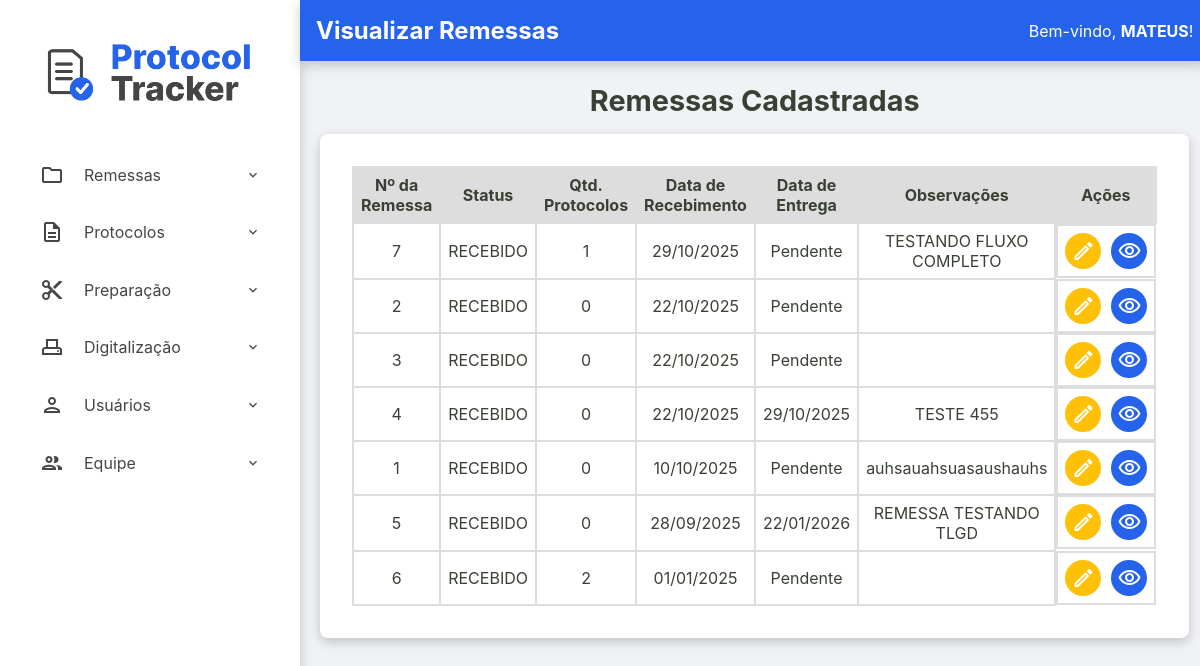
The app's page /admin/remessas/visualizar-remessas (signed in), older data.
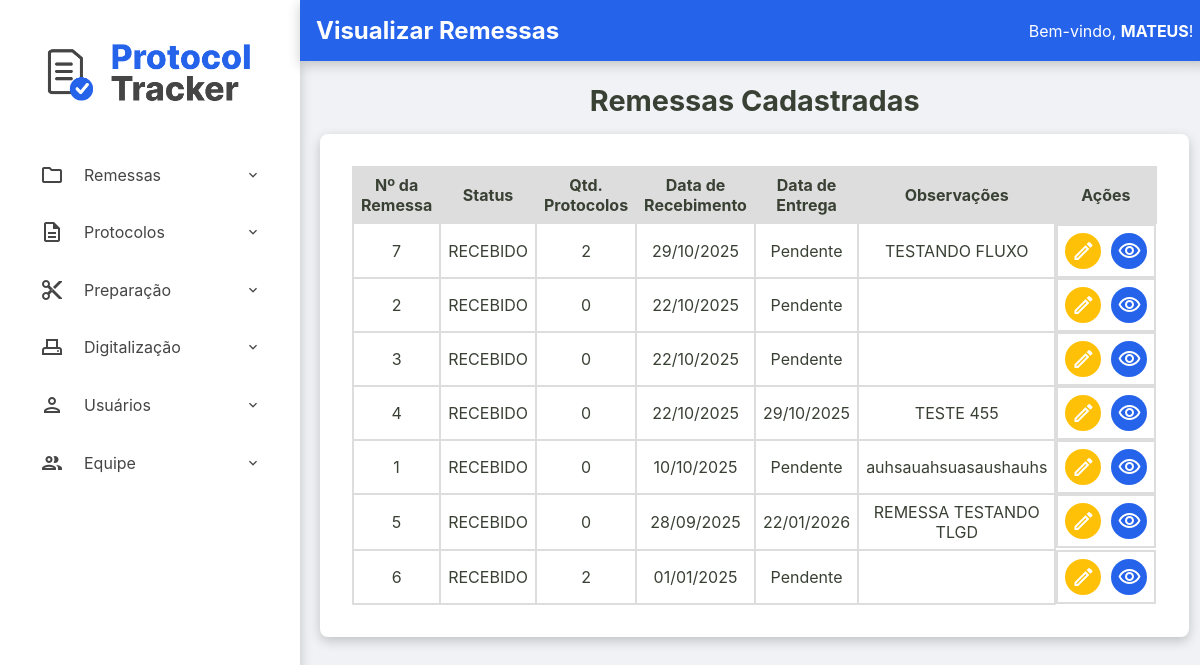
The same page, newer data.
### tables this page shows
CREATE TABLE remessas (
    numero_remessa INTEGER PRIMARY KEY, -- SQLite vai gerenciar o autoincremento aqui
    id TEXT NOT NULL UNIQUE, -- Seu ID de texto continua sendo obrigatório e único
    data_recebimento TEXT NOT NULL,
    data_entrega TEXT NULL,
    status TEXT NOT NULL DEFAULT 'RECEBIDO',
    quantidade_protocolos INTEGER NULL CHECK (quantidade_protocolos >= 0),
    id_administrador INTEGER NOT NULL,
    observacoes TEXT NULL,
    FOREIGN KEY (id_administrador) REFERENCES usuarios (id)
  );

### src/Controller/Admin/RemessaController.php (called while the page is built, shortened)
<?php
class RemessaController
{
    public function exibirRemessas(?string $erro = null)
    {
        try {
            $listaRemessas = $this->remessaRepository->all();
            require __DIR__ . '/../../../templates/admin/visualizar-remessas.php';
        } catch (Exception $e) {
            $this->home($e->getMessage());
        }
    }
}

### src/Repository/RemessaRepository.php (called while the page is built, shortened)
<?php
class RemessaRepository implements RemessaRepositoryInterface
{
    private PDO $connection;
    public function __construct(PDO $connection)
    {
        $this->connection = $connection;
    }
    public function all(): array
    {
        $sqlQuery = "SELECT * FROM remessas ORDER BY data_recebimento DESC;";
        $stmt = $this->connection->query($sqlQuery);
        return $this->hidrataLista($stmt);
    }
    private function hidrataLista(PDOStatement $stmt): array
    {
        $listaDeRemessas = [];
        while($dadosRemessa = $stmt->fetch()){
            $listaDeRemessas[] = Remessa::fromArray($dadosRemessa);
        }
        return $listaDeRemessas;
    }
}

### src/Model/Remessa.php (called while the page is built, shortened)
<?php
class Remessa {
    public function getId(): string { return $this->id; }
    public function getNumeroRemessa(): int { return $this->numero_remessa; }
    public function getDataRecebimento(): DateTimeImmutable { return $this->data_recebimento; }
    public function getDataEntrega(): ?DateTimeImmutable { return $this->data_entrega; }
    public function getStatus(): string { return $this->status; }
    public function getQuantidadeProtocolos(): ?int { return $this->quantidade_protocolos; }
    public function getObservacoes(): ?string { return $this->observacoes; }
    public static function fromArray(array $array): self
    {
        try {
            $data_recebimento = new DateTimeImmutable($array['data_recebimento']);
            $data_entrega = isset($array['data_entrega']) ? new DateTimeImmutable($array['data_entrega']) : null;
        } catch (Exception $e) {
            throw new Exception("Falha ao criar data");
        }
        return new self(
            $array['id'],
            (int) $array['numero_remessa'] ?? null,
            $data_recebimento,
            $data_entrega,
            $array['status'],
            isset($array['quantidade_protocolos']) ? (int)$array['quantidade_protocolos'] : null,
            (int)$array['id_administrador'],
            $array['observacoes'] ?? null
        );
    }
}

### templates/admin/visualizar-remessas.php (the view, shortened to what this page needs)
<?php require __DIR__ . '/../components/_header.php'; ?>
<h2>Remessas Cadastradas</h2>
<section class="listagem-container">
    <table id="tabela-remessas" class="protocolos-table datatable-js">
        <thead>
            <tr>
                <th>Nº da Remessa</th>
                <th>Status</th>
                <th>Qtd. Protocolos</th>
                <th>Data de Recebimento</th>
                <th>Data de Entrega</th>
                <th>Observações</th>
                <th class="acoes-header">Ações</th>
            </tr>
        </thead>
        <tbody>
            <?php foreach ($listaRemessas as $remessa): ?>
                <tr>
                    <td><?= htmlspecialchars($remessa->getNumeroRemessa()) ?></td>
                    <td><?= htmlspecialchars($remessa->getStatus()) ?></td>
                    <td><?= htmlspecialchars($remessa->getQuantidadeProtocolos() ?? 0) ?></td>
                    <td><?= $remessa->getDataRecebimento() ? $remessa->getDataRecebimento()->format('d/m/Y') : 'N/A' ?></td>
                    <td><?= $remessa->getDataEntrega() ? $remessa->getDataEntrega()->format('d/m/Y') : 'Pendente' ?></td>
                    <td><?= htmlspecialchars($remessa->getObservacoes() ?? '') ?></td>
                    <td class="acoes-cell">
                        <a href="/admin/remessas/editar-remessa?id=<?= htmlspecialchars($remessa->getId()) ?>" class="btn-acao btn-editar" title="Editar Remessa">
                            <span class="material-icons-outlined">edit</span>
                        </a>
                        <a href="/admin/remessas/protocolos?id=<?= htmlspecialchars($remessa->getId()) ?>" class="btn-acao btn-detalhes" title="Ver Detalhes/Protocolos">
                            <span class="material-icons-outlined">visibility</span>
                        </a>
                    </td>
                </tr>
            <?php endforeach; ?>
        </tbody>
    </table>
</section>
<?php require __DIR__ . '/../components/_footer.php'; ?>

Row changes from the older to the newer data that the page shows:
changed remessas id 7: quantidade_protocolos "1" → "2"; observacoes "TESTANDO FLUXO COMPLETO" → "TESTANDO FLUXO"
